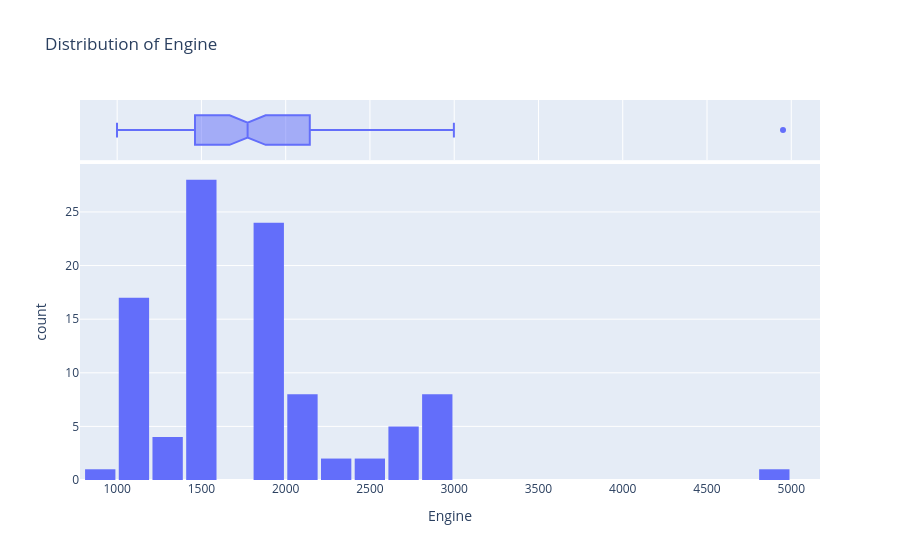

The code cell stored with this chart in its notebook:
### Code cell
fig = px.histogram(cars_df,
                   x = 'Engine',
                   marginal = 'box',
                   nbins = 20,
                   title = 'Distribution of Engine'

)

fig.update_layout(bargap = 0.1)
fig.show()

### Figure 1 — Plotly figure (JSON) as saved in the notebook; plotly's stock layout.template omitted (floating-point values rounded to 4 significant figures)
{"data": [{"bingroup": "x", "hovertemplate": "Engine=%{x}<br>count=%{y}<extra></extra>", "legendgroup": "", "marker": {"color": "#636efa", "pattern": {"shape": ""}}, "name": "", "nbinsx": 20, "orientation": "v", "showlegend": false, "type": "histogram", "x": [1498, 1597, 4951, 1248, 1999, 1198, 2179, 999, 1968, 1995, 1991, 2198, 1497, 1956, 1462, 1498, 1968, 1395, 1995, 1991, 2755, 1194, 1582, 1199, 2184, 1968, 1984, 1995, 1950, 2755, 1194, 1582, 1956, 1462, 1498, 1197, 1395, 2993, 2996, 1496, 2198, 1086, 1047, 1462, 1498, 1498, 2967, 2998, 2143, 2487, 2261, 1197, 1199, 1497, 1598, 1968, 1998, 1950, 2755, 1497, 1497, 1199, 2184, 1968, 1984, 1995, 1950, 2755, 1194, 1582, 1956, 1462, 1498, 1197, 1395, 2993, 2996, 1496, 2198, 1086, 1047, 1462, 1498, 1498, 2967, 2998, 2143, 2487, 2261, 1197, 1199, 1497, 1598, 1968, 1998, 1950, 2755, 1497, 1497, 1199], "xaxis": "x", "yaxis": "y"}, {"hovertemplate": "Engine=%{x}<extra></extra>", "legendgroup": "", "marker": {"color": "#636efa"}, "name": "", "notched": true, "showlegend": false, "type": "box", "x": [1498, 1597, 4951, 1248, 1999, 1198, 2179, 999, 1968, 1995, 1991, 2198, 1497, 1956, 1462, 1498, 1968, 1395, 1995, 1991, 2755, 1194, 1582, 1199, 2184, 1968, 1984, 1995, 1950, 2755, 1194, 1582, 1956, 1462, 1498, 1197, 1395, 2993, 2996, 1496, 2198, 1086, 1047, 1462, 1498, 1498, 2967, 2998, 2143, 2487, 2261, 1197, 1199, 1497, 1598, 1968, 1998, 1950, 2755, 1497, 1497, 1199, 2184, 1968, 1984, 1995, 1950, 2755, 1194, 1582, 1956, 1462, 1498, 1197, 1395, 2993, 2996, 1496, 2198, 1086, 1047, 1462, 1498, 1498, 2967, 2998, 2143, 2487, 2261, 1197, 1199, 1497, 1598, 1968, 1998, 1950, 2755, 1497, 1497, 1199], "xaxis": "x2", "yaxis": "y2"}], "layout": {"bargap": 0.1, "barmode": "relative", "legend": {"tracegroupgap": 0}, "title": {"text": "Distribution of Engine"}, "xaxis": {"anchor": "y", "domain": [0, 1], "title": {"text": "Engine"}}, "xaxis2": {"anchor": "y2", "domain": [0, 1], "matches": "x", "showgrid": true, "showticklabels": false}, "yaxis": {"anchor": "x", "domain": [0, 0.8316], "title": {"text": "count"}}, "yaxis2": {"anchor": "x2", "domain": [0.8416, 1], "matches": "y2", "showgrid": false, "showline": false, "showticklabels": false, "ticks": ""}}}
